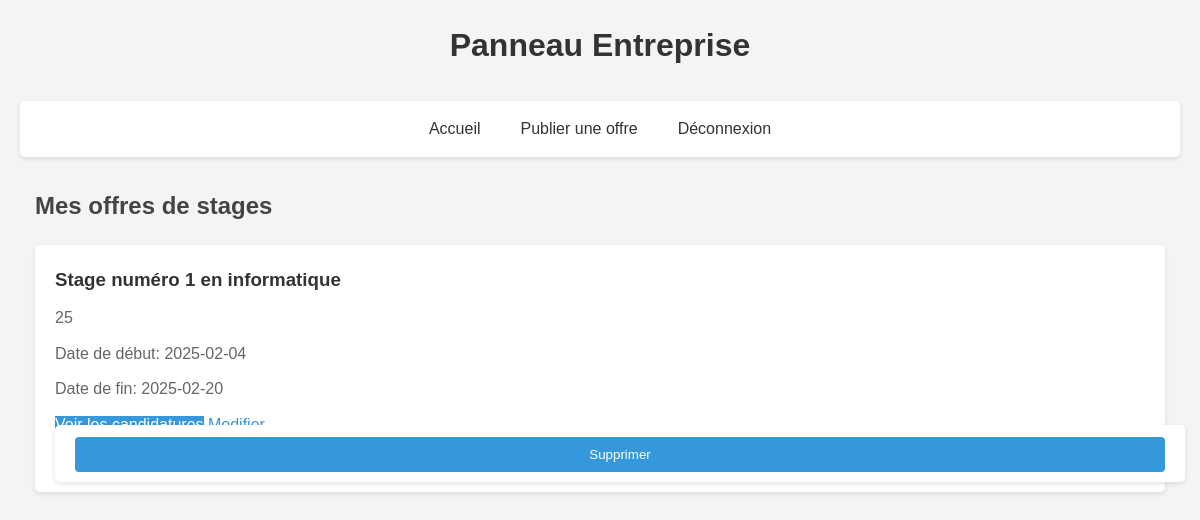
/app/views/panels/company_panel.php (signed in), run on the app's committed database.
### tables this page shows
CREATE TABLE `offres_stages` (
  `id` int(11) NOT NULL,
  `entreprise_id` int(11) DEFAULT NULL,
  `titre` varchar(100) NOT NULL,
  `description` text,
  `date_debut` date DEFAULT NULL,
  `date_fin` date DEFAULT NULL,
  `lieu` varchar(255) DEFAULT NULL,
  `mode_stage` enum('distanciel','présentiel') NOT NULL,
  `logo` varchar(255) DEFAULT NULL
);

### app/views/panels/company_panel.php (the view, shortened to what this page needs)
<?php
require_once $_SERVER['DOCUMENT_ROOT'] . '/Gestion_Stage/app/config/database.php';
$stmt = $pdo->prepare("SELECT id FROM entreprises WHERE user_id = ?");
$stmt->execute([$_SESSION['user_id']]);
$entreprise_id = $stmt->fetchColumn();
$stmt = $pdo->prepare("SELECT * FROM offres_stages WHERE entreprise_id = ? ORDER BY date_debut DESC");
$stmt->execute([$entreprise_id]);
$internships = $stmt->fetchAll();
?>
<!DOCTYPE html>
<html lang="fr">
<head>
    <link rel="stylesheet" href="/Gestion_Stage/public/assets/css/style.css">
</head>
<body>
    <header>
        <div class="container">
            <h1>Panneau Entreprise</h1>
        </div>
    </header>
    <nav>
        <ul>
            <li><a href="/Gestion_Stage/app/views/home.php">Accueil</a></li>
            <li><a href="/Gestion_Stage/app/views/internships/post_internship.php">Publier une offre</a></li>
            <li><a href="/Gestion_Stage/app/views/auth/logout.php">Déconnexion</a></li>
        </ul>
    </nav>
    <main class="container">
        <h2>Mes offres de stages</h2>
        <?php if (empty($internships)): ?>
            <p>Vous n'avez pas encore publié d'offres de stage.</p>
        <?php else: ?>
            <?php foreach ($internships as $internship): ?>
                <div class="card">
                    <div class="card-header">
                        <h3><?php echo htmlspecialchars($internship['titre']); ?></h3>
                    </div>
                    <div class="card-body">
                        <p><?php echo htmlspecialchars($internship['description']); ?></p>
                        <p>Date de début: <?php echo $internship['date_debut']; ?></p>
                        <p>Date de fin: <?php echo $internship['date_fin']; ?></p>
                    </div>
                    <div class="card-footer">
                        <a href="/Gestion_Stage/app/views/internships/view_applications.php?offre_id=<?php echo $internship['id']; ?>" class="btn-primary">Voir les candidatures</a>
                        <a href="/Gestion_Stage/app/views/internships/edit_internship.php?id=<?php echo $internship['id']; ?>" class="btn-warning">Modifier</a>
                        <form action="" method="post" style="display: inline;">
                            <button type="submit" name="delete_offre" class="btn-danger" onclick="return confirm('Êtes-vous sûr de vouloir supprimer cette offre ?');">Supprimer</button>
                        </form>
                    </div>
                </div>
            <?php endforeach; ?>
        <?php endif; ?>
    </main>
</body>
</html>

### public/assets/css/style.css (style rules this page uses)
* { margin: 0; padding: 0; box-sizing: border-box; }
body { font-family: Arial, sans-serif; line-height: 1.6; background-color: #f4f4f4; padding: 20px; }
.container { max-width: 1200px; margin: 0 auto; padding: 0 15px; }
h1 { text-align: center; color: #333; margin-bottom: 30px; font-size: 2rem; }
h2 { color: #444; margin-bottom: 20px; }
nav { background: #fff; padding: 15px; border-radius: 5px; margin-bottom: 30px; box-shadow: 0 2px 5px rgba(0,0,0,0.1); }
nav ul { list-style: none; display: flex; justify-content: center; gap: 20px; }
nav a { color: #333; text-decoration: none; padding: 5px 10px; border-radius: 3px; }
form { background: white; padding: 20px; border-radius: 5px; box-shadow: 0 2px 5px rgba(0,0,0,0.1); max-width: 500px; margin: 0 auto; }
button { background: #3498db; color: white; padding: 10px 20px; border: none; border-radius: 4px; cursor: pointer; width: 100%; }
.card { background: white; border-radius: 5px; padding: 20px; margin-bottom: 20px; box-shadow: 0 2px 5px rgba(0,0,0,0.1); }
.card h3 { color: #333; margin-bottom: 10px; }
.card p { color: #666; margin-bottom: 10px; }
a { color: #3498db; text-decoration: none; }
.btn-primary { background: #3498db; color: white; }

### data on the page
offres_stages: titre "Stage numéro 1 en informatique", description "25", date_debut "2025-02-04", date_fin "2025-02-20"
